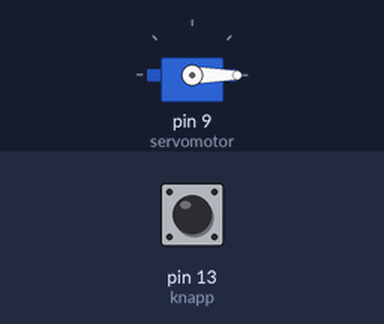
Simulated run of this sketch. Board: Arduino Uno, built with avr-gcc and run on an emulated ATmega328P. Parts: servo. The inputs (shaded band) are chosen by the test bench; at power-on: pin 13 (knapp) HIGH. Random numbers use the default seed unless the sketch sets one.

Above: at 0.1 s.
At 1.1 s:
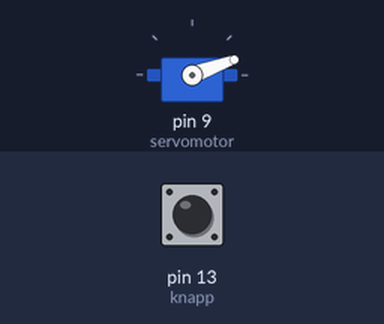
At 3.1 s:
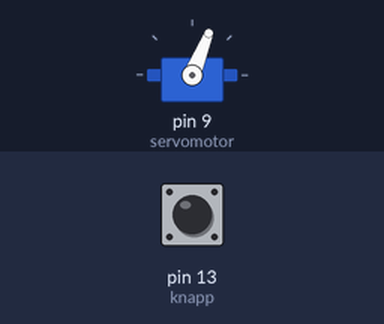
At 6.1 s:
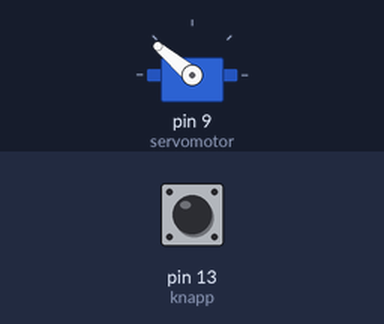
Timing chart, 0 to 7.6 s (numbered marks = the images above):
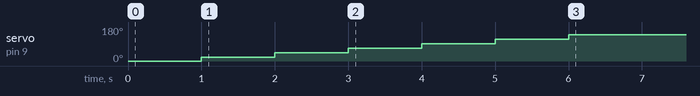

The sketch:

rollDice.ino
```cpp
/* Kjell.com - Hur funkar Arduino?, Sida 154

Slå en "tärning" med en knapp
Tärningen är en servomotor som sätts till randomiserad
position 1-6


*/

#include <Button.h>
#include <Servo.h>

void upDown();

//Button-objekt på pin 13
Button knapp(13);

//Servo-motorobjekt
Servo servomotor;

void setup(){
	//Starta knapp
	knapp.begin();
	//Sätter servomotor till pin 9
	servomotor.attach(9);
	//Seed för randomfunktionen
	randomSeed(analogRead(0));
	//Servo till position 0
	servomotor.write(0);
	//Flyttar servo till tärningspositioner för kalibrering
	for(int i=0;i<7;i++){
		setDice(i);
		delay(1000);
	}
}

void loop(){
	//Rulla tärning
	if(knapp.released()){
		upDown();
		setDice(random(1,7));
		}
}

/* void upDown()
Sätter servo (tärning) till position 6 -> 1
behövs för att indikera att nytt slag gjorts
annars kommer tärningen stanna på samma position om det blir
samma randomiserade värde två eller flera gånger i rad */
void upDown(){
	setDice(6);
	delay(600);
	setDice(1);
	delay(600);
};

void setDice(int num){
	//Mappa tärningsvärden 1-6 med servopositioner
	int servoPos = map(num, 1 ,6, 20, 140);
	servomotor.write(servoPos);
}
```
